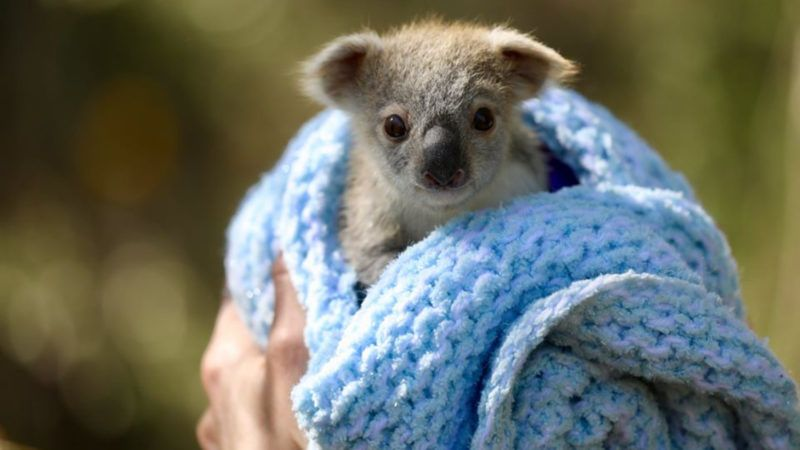
#> input picture image-opers/data/koala.jpg, 800 x 450 px
$ jupyter execute 'Manipulate Image.ipynb'
#> lines starting #> are read from the running program, lines starting #| are printed output that depends on the picture; after the words box and inside, x2 and y2 are one past the last pixel; in counts of white or black regions, pixels touching at a corner belong together
[cell 1]
## References used:
# https://www.pluralsight.com/guides/importing-image-data-into-numpy-arrays
# https://scikit-image.org/docs/dev/user_guide/numpy_images.html
# https://pillow.readthedocs.io/en/stable/handbook/concepts.html#concept-modes
# https://pillow.readthedocs.io/en/stable/reference/Image.html

[cell 2]
## Install if needed
# !pip install Pillow

[cell 3]
# check Pillow version number
import PIL
print('Pillow Version:', PIL.__version__)
from PIL import Image

[cell 4]
# Open file
file = "data/koala.jpg"
image = Image.open(file)
#> image is the input picture: PIL image 800x450 RGB; mean R, G, B 105.2, 110.3, 100.4

# Image information
print(image.format)
#| JPEG
print(image.size)
#| (800, 450)
print(image.mode)
#| RGB

[cell 5]
# show the image
image.show()

## Manipulate using Numpy

[cell 6]
import numpy as np
from numpy import asarray

[cell 7]
# To gray scake
im = np.array(image.convert('L'))
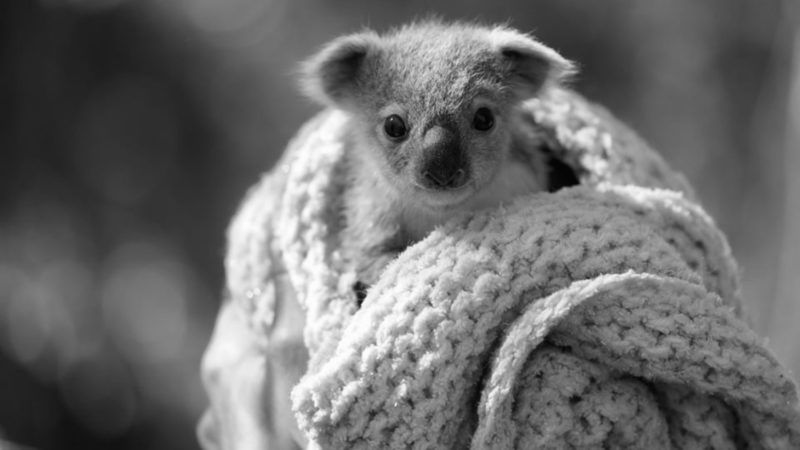
#> im: shape (450, 800); min 1, max 255, mean 107.6
print(type(im))
#| <class 'numpy.ndarray'>

[cell 8]
# Create Pillow image from data
image2 = Image.fromarray(im)
image2.show()

[cell 9]
## We will manipulate it by pixels

[cell 10]
data = np.array(image)
# Band of 100 pixels at top
data[:100] = 0
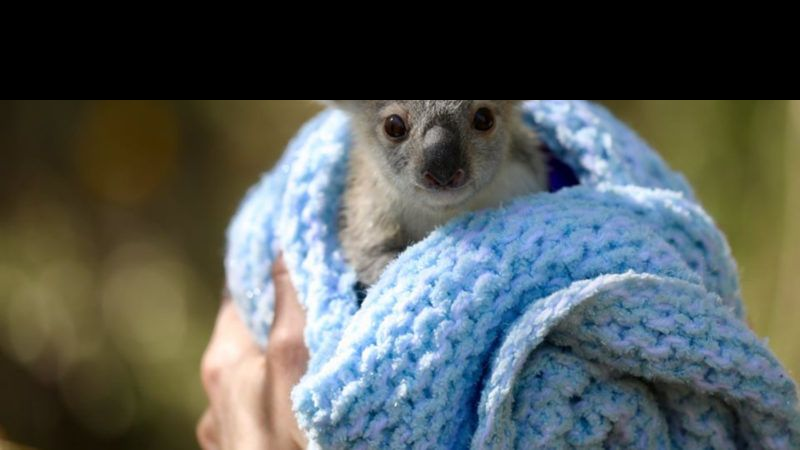
#> data: shape (450, 800, 3); mean R, G, B 84.3, 91.1, 88.7
# Band of 100 pixels at bottom
data[-100:] = 0
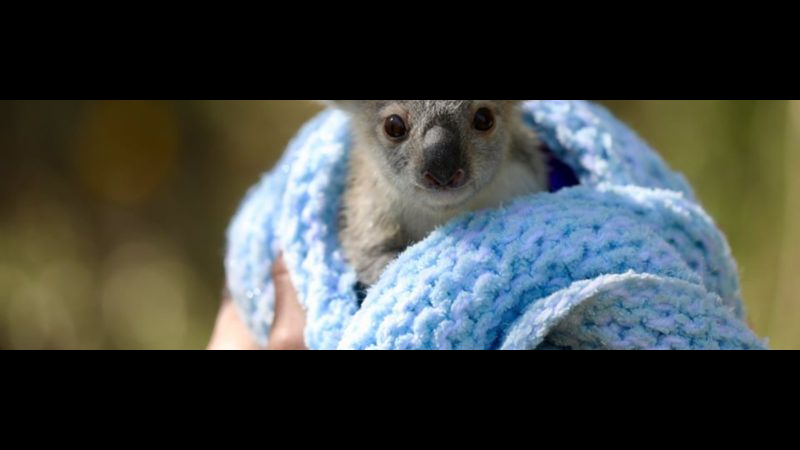
#> data: shape (450, 800, 3); mean R, G, B 63.5, 67.9, 64.7
# Band of 1 vertical pixel after every 20 pixels
data[:,::20] = 0
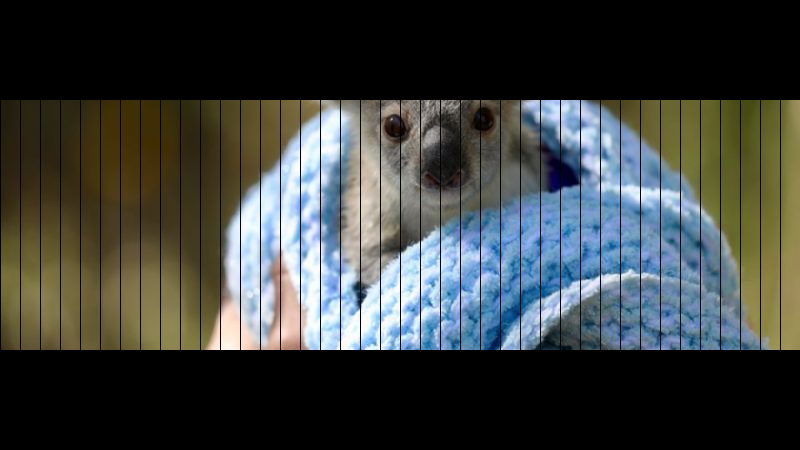
#> data: shape (450, 800, 3); 2.78% of pixels changed, all inside (x1, y1, x2, y2) = (0, 100, 781, 350)
image2 = Image.fromarray(data)
image2.show()
